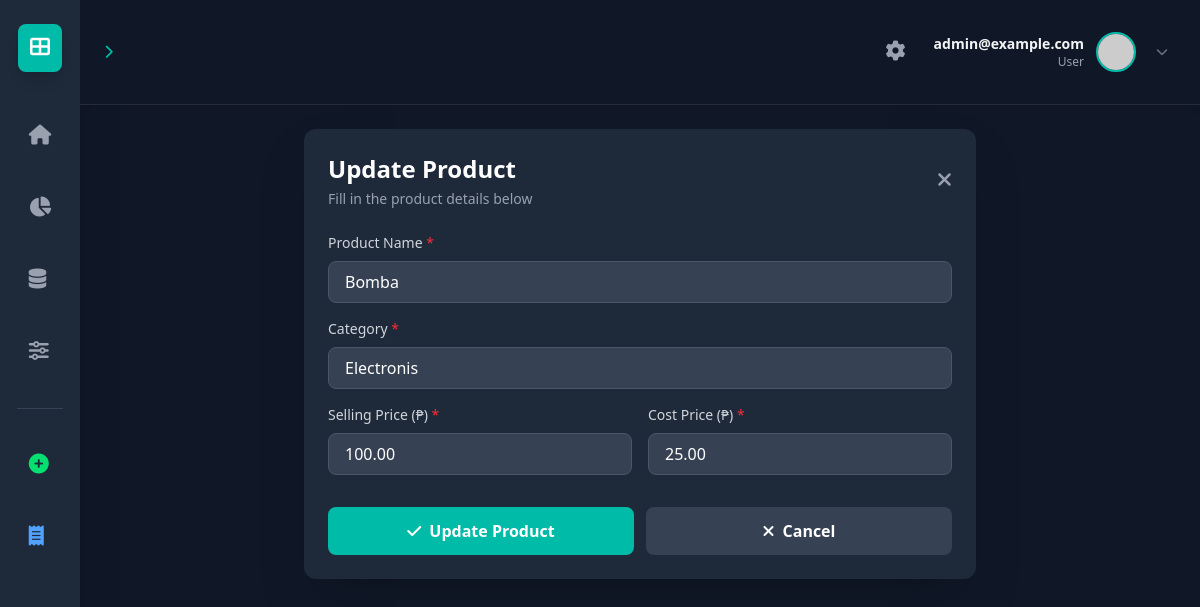
The page /product/34/update/ (signed in) on the database its author committed.
### dashboard/models.py (models this page shows, shortened)
class Product(models.Model):
    name = models.CharField(max_length=100, unique=True)
    category = models.CharField(max_length=50)
    price = models.DecimalField(max_digits=10, decimal_places=2)
    cost = models.DecimalField(max_digits=10, decimal_places=2)
    class Meta:
        ordering = ['name']

### dashboard/views.py (the view)
# urls.py: path('product/<int:pk>/update/', views.product_update, name='product_update'),
@login_required(login_url='login')
def product_update(request, pk):
    product = get_object_or_404(Product, pk=pk)
    if request.method == 'POST':
        form = ProductForm(request.POST, instance=product)
        if form.is_valid():
            product = form.save()
            messages.success(request, f'Product "{product.name}" updated successfully!')
            return redirect('sales')
        else:
            messages.error(request, 'Error updating product. Please check the form.')
    else:
        form = ProductForm(instance=product)
    context = {
        'form': form,
        'product': product,
        'action': 'Update',
    }
    return render(request, 'dashboard/product_form.html', context)

### dashboard/templates/dashboard/product_form.html (shortened to what this page needs)
{% extends 'dashboard/base.html' %}
{% block content %}
<div class="max-w-2xl mx-auto">
    <div class="bg-gray-800 rounded-xl shadow-2xl p-6">
        <div class="flex items-center justify-between mb-6">
            <div>
                <h2 class="text-2xl font-bold text-white">{{ action }} Product</h2>
                <p class="text-gray-400 text-sm mt-1">Fill in the product details below</p>
            </div>
            <a href="{% url 'sales' %}" class="text-gray-400 hover:text-white transition-colors">
                <i class="fas fa-times text-xl"></i>
            </a>
        </div>
        <form method="POST" class="space-y-4">
            <div>
                <label class="block text-gray-300 text-sm font-medium mb-2">
                    {{ form.name.label }}
                    <span class="text-red-500">*</span>
                </label>
                {{ form.name }}
            </div>
            <div>
                <label class="block text-gray-300 text-sm font-medium mb-2">
                    {{ form.category.label }}
                    <span class="text-red-500">*</span>
                </label>
                {{ form.category }}
            </div>
            <div class="grid grid-cols-2 gap-4">
                <div>
                    <label class="block text-gray-300 text-sm font-medium mb-2">
                        {{ form.price.label }}
                        <span class="text-red-500">*</span>
                    </label>
                    {{ form.price }}
                </div>
                <div>
                    <label class="block text-gray-300 text-sm font-medium mb-2">
                        {{ form.cost.label }}
                        <span class="text-red-500">*</span>
                    </label>
                    {{ form.cost }}
                </div>
            </div>
            <div class="flex gap-3 pt-4">
                <button type="submit" class="flex-1 bg-teal-500 hover:bg-teal-600 text-white font-semibold py-3 px-6 rounded-lg transition-colors duration-200 flex items-center justify-center gap-2">
                    <i class="fas fa-check"></i>
                    {{ action }} Product
                </button>
                <a href="{% url 'sales' %}" class="flex-1 bg-gray-700 hover:bg-gray-600 text-white font-semibold py-3 px-6 rounded-lg transition-colors duration-200 flex items-center justify-center gap-2">
                    <i class="fas fa-times"></i>
                    Cancel
                </a>
            </div>
        </form>
    </div>
</div>
{% endblock %}

### dashboard/templates/dashboard/base.html (shortened to what this page needs)
{% load static tailwind_tags %}
<!DOCTYPE html>
<html lang="en">
<head>
    <link rel="stylesheet" href="https://cdnjs.cloudflare.com/ajax/libs/font-awesome/6.4.0/css/all.min.css">
    {% tailwind_css %}
</head>
<body class="bg-gray-900 min-h-screen flex text-gray-200 font-sans">
    <nav class="w-20 bg-gray-800 flex flex-col items-center py-6 shadow-2xl z-10">
        <div class="p-3 bg-teal-500 rounded-lg text-white mb-10 shadow-lg">
            <i class="fas fa-th-large text-xl"></i>
        </div>
        <div class="flex flex-col gap-6">
            <a href="{% url 'sales' %}" class="nav-item p-3 rounded-lg transition-all duration-200
                {% if active_page == 'sales' %}bg-teal-500 text-white shadow-lg{% else %}text-gray-400 hover:bg-gray-700 hover:text-white{% endif %}"
                title="Dashboard">
                <i class="fas fa-home text-xl"></i>
            </a>
            <a href="{% url 'market' %}" class="nav-item p-3 rounded-lg transition-all duration-200
                {% if active_page == 'market' %}bg-teal-500 text-white shadow-lg{% else %}text-gray-400 hover:bg-gray-700 hover:text-white{% endif %}"
                title="Market Share">
                <i class="fas fa-chart-pie text-xl"></i>
            </a>
            <a href="{% url 'data' %}" class="nav-item p-3 rounded-lg transition-all duration-200
                {% if active_page == 'data' %}bg-teal-500 text-white shadow-lg{% else %}text-gray-400 hover:bg-gray-700 hover:text-white{% endif %}"
                title="Sales Data">
                <i class="fas fa-database text-xl"></i>
            </a>
            <a href="{% url 'eval' %}" class="nav-item p-3 rounded-lg transition-all duration-200
                {% if active_page == 'eval' %}bg-teal-500 text-white shadow-lg{% else %}text-gray-400 hover:bg-gray-700 hover:text-white{% endif %}"
                title="Model Evaluation">
                <i class="fas fa-sliders-h text-xl"></i>
            </a>
            <div class="border-t border-gray-700 my-2"></div>
            <a href="{% url 'product_create' %}" class="nav-item p-3 rounded-lg transition-all duration-200
                text-green-400 hover:bg-gray-700 hover:text-green-300"
                title="Add Product">
                <i class="fas fa-plus-circle text-xl"></i>
            </a>
            <a href="{% url 'salesdata_create' %}" class="nav-item p-3 rounded-lg transition-all duration-200
                text-blue-400 hover:bg-gray-700 hover:text-blue-300"
                title="Add Sales Record">
                <i class="fas fa-receipt text-xl"></i>
            </a>
        </div>
    </nav>
    <main class="flex-1 flex flex-col overflow-hidden">
        <header class="bg-gray-900 border-b border-gray-700/50 p-6 flex justify-between items-center shadow-md relative z-20">
    <div class="flex items-center space-x-2 text-xl font-medium text-white">
        <i class="fas fa-chevron-right text-teal-500 text-sm"></i>
    </div>
    <div class="flex items-center gap-3">
        <button onclick="toggleSettings()" class="p-2 rounded-lg text-gray-400 hover:bg-gray-800 hover:text-white transition-all duration-200">
            <i class="fas fa-cog text-xl"></i>
        </button>
        <div class="relative">
            <button id="user-menu-button" onclick="toggleProfileMenu()" class="flex items-center space-x-3 focus:outline-none bg-transparent hover:bg-gray-800 p-2 rounded-lg transition-colors duration-200">
                <div class="text-right hidden md:block">
                    <div class="font-semibold text-gray-100 text-sm">
                        {% if user.first_name %}
                            {{ user.first_name }} {{ user.last_name }}
                        {% else %}
                            {{ user.username }}
                        {% endif %}
                    </div>
                    <div class="text-xs text-gray-400">User</div>
                </div>
                <img src="https://ui-avatars.com/api/?name={% if user.first_name %}{{ user.first_name }}+{{ user.last_name }}{% else %}{{ user.username }}{% endif %}&background=00c2a2&color=fff"
                     class="h-10 w-10 rounded-full border-2 border-teal-500" alt="User">
                <i class="fas fa-chevron-down text-gray-500 text-xs ml-2 transition-transform duration-200" id="menu-arrow"></i>
            </button>
        </div>
    </div>
</header>
        <div class="flex-1 p-6 overflow-y-auto">
            {% block content %}{% endblock %}
        </div>
    </main>
</body>
</html>

### rows shown on the page
Product: name "Bomba", category "Electronis", price "100.00", cost "25.00"

### other values the page prints
{{ user.username }} "admin@example.com"
{{ action }} "Update"
